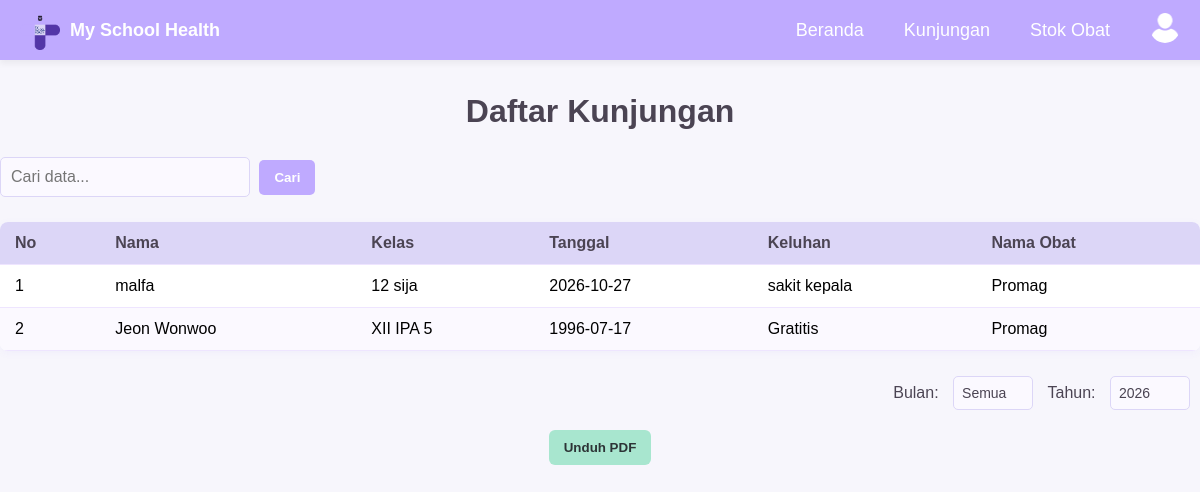
Page /daftarkunjungan.php (signed in) on the committed database.
### tables this page shows
CREATE TABLE `kunjungan` (
  `id_kunjungan` int(11) NOT NULL,
  `nama_siswa` varchar(255) NOT NULL,
  `kelas` varchar(255) NOT NULL,
  `tanggal` date NOT NULL,
  `keluhan` varchar(255) NOT NULL,
  `id_obat` int(11) DEFAULT NULL
);

CREATE TABLE `stok_obat` (
  `id_obat` int(11) NOT NULL,
  `nama_obat` varchar(255) NOT NULL,
  `stok_obat` int(11) NOT NULL,
  `deskripsi_obat` varchar(255) NOT NULL,
  `tanggal_kadaluwarsa` date NOT NULL
);

### fungsi.php (called while the page is built, shortened)
<?php
include "koneksi.php";
function getDataKunjungan() {
    global $koneksi;
    $query = "SELECT kunjungan.nama_siswa, kunjungan.kelas, kunjungan.tanggal, kunjungan.keluhan, stok_obat.nama_obat
              FROM kunjungan
              LEFT JOIN stok_obat ON kunjungan.id_obat = stok_obat.id_obat
              ORDER BY kunjungan.tanggal DESC";
    $result = mysqli_query($koneksi, $query);
    return $result;
}
?>

### daftarkunjungan.php (the view, shortened to what this page needs)
<?php
include "fungsi.php";
?>
<!DOCTYPE html>
<html lang="en">
<head>
    <link rel="stylesheet" href="style.css">
</head>
<body>
    <nav>
        <div class="logo-website">
            <img src="img/logo.png" alt="Logo">
            <span>My School Health</span>
        </div>
        <ul>
            <li><a href="index.php">Beranda</a></li>
            <li class="dropdown">
                <a href="#">Kunjungan</a>
            </li>
            <li class="dropdown">
                <a href="#">Stok Obat</a>
            </li>
            <li>
                <a href="profile.php" class="profile">
                    <img src="img/user.png" alt="user">
                </a>
            </li>
        </ul>
    </nav>
    <br></br>
    <br></br>
    <center><h1>Daftar Kunjungan</h1></center>
    <form method="post">
        <input type="text" name="keyword" placeholder="Cari data...">
        <button type="submit" name="cari">Cari</button>
    </form>
    <table>
        <thead>
            <tr>
                <th>No</th>
                <th>Nama</th>
                <th>Kelas</th>
                <th>Tanggal</th>
                <th>Keluhan</th>
                <th>Nama Obat</th>
            </tr>
        </thead>
        <tbody>
            <?php
            $result = getDataKunjungan();
            if (mysqli_num_rows($result) > 0) {
                $no = 1;
                while ($row = mysqli_fetch_assoc($result)) {
                    echo "<tr>";
                    echo "<td>" . $no . "</td>";
                    echo "<td>" . $row['nama_siswa'] . "</td>";
                    echo "<td>" . $row['kelas'] . "</td>";
                    echo "<td>" . $row['tanggal'] . "</td>";
                    echo "<td>" . $row['keluhan'] . "</td>";
                    echo "<td>" . (!empty($row['nama_obat']) ? $row['nama_obat'] : "Tidak Perlu Obat") . "</td>";
                    echo "</tr>";
                    $no++;
                }
            } else {
                echo "<tr><td colspan='6'>Tidak ada data kunjungan yang tersedia</td></tr>";
            }
            ?>
        </tbody>
    </table>
    <form action="export_kunjungan_pdf.php" method="post" class="download-form" style="text-align: right; margin-bottom: 20px;">
    <label for="bulan">Bulan:</label>
    <select name="bulan" id="bulan">
        <option value="all">Semua</option>
    </select>
    <label for="tahun">Tahun:</label>
    <input type="number" name="tahun" id="tahun" value="<?= date('Y') ?>" required>
    <button type="submit">Unduh PDF</button>
</form>
</body>
</html>

### style.css (style rules this page uses)
nav { display: flex; justify-content: space-between; align-items: center; background-color: #bfaaff; padding: 10px 20px; position: fixed; top: 0; width: 100%; z-index: 1; box-shadow: 0 4px 6px rgba(0, 0, 0, 0.05); flex-wrap: wrap; }
.logo-website { display: flex; align-items: center; }
.logo-website img { width: 40px; height: 40px; margin-right: 10px; }
.logo-website span { font-size: 18px; font-weight: bold; color: #ffffff; }
ul { list-style: none; margin: 0; padding: 0; display: flex; align-items: center; }
li { position: relative; margin-right: 20px; }
a { color: #ffffff; text-decoration: none; padding: 5px 10px; transition: background-color 0.3s, color 0.3s; font-size: 18px; }
.profile img { width: 30px; height: 30px; border-radius: 50%; margin-right: 10px; }
body { font-family: 'Lucida Sans', 'Lucida Sans Regular', 'Lucida Grande', 'Lucida Sans Unicode', Geneva, Verdana, sans-serif, sans-serif; margin: 0; padding: 0; background-color: #f7f6fc; }
h1 { text-align: center; color: #4b4453; }
label { width: 30%; margin-right: 10px; color: #4b4453; font-weight: 500; }
.form-input, select { padding: 10px; border: 1px solid #dcd6f7; border-radius: 5px; width: 100%; box-sizing: border-box; }
input[type="text"], input[type="date"], input[type="number"], select, textarea { width: 100%; padding: 10px; margin: 5px 0; display: inline-block; border: 1px solid #dcd6f7; border-radius: 6px; box-sizing: border-box; font-size: 16px; background-color: #fbf9ff; }
select { appearance: none; -webkit-appearance: none; -moz-appearance: none; background-color: #fbf9ff; padding: 10px; }
input[type="submit"], button[type="submit"] { background-color: #a8e6cf; color: #2d3436; border: none; padding: 10px 15px; border-radius: 6px; cursor: pointer; transition: background-color 0.3s; font-weight: 600; }
table { width: 100%; border-collapse: collapse; margin: 20px 0; background-color: white; border-radius: 8px; overflow: hidden; box-shadow: 0 2px 8px rgba(108, 92, 231, 0.05); }
thead { background-color: #dcd6f7; color: #4b4453; }
th, td { padding: 12px 15px; text-align: left; border-bottom: 1px solid #eee5ff; }
tbody tr:nth-child(even) { background-color: #fbf9ff; }
button { padding: 8px 12px; background-color: #a8e6cf; border: none; border-radius: 4px; cursor: pointer; color: #2d3436; font-weight: 500; transition: background-color 0.3s; }
input[name="keyword"] { padding: 10px; border: 1px solid #dcd6f7; border-radius: 5px; background-color: #fbf9ff; width: 250px; margin-right: 5px; }
button[name="cari"] { padding: 10px 15px; border: none; border-radius: 5px; background-color: #bfaaff; color: white; cursor: pointer; }

### daftarkunjungan.php (style rules this page uses)
.download-form { text-align: right; margin-bottom: 20px; color: #4b4453; }
.download-form label { margin-right: 10px; color: #4b4453; font-weight: 500; }
.download-form select, .download-form input[type="number"] { width: 80px; padding: 8px; margin-right: 10px; background-color: #fbf9ff; border: 1px solid #dcd6f7; border-radius: 5px; color: #4b4453; font-size: 14px; box-sizing: border-box; }
.download-form button { display: block; margin: 15px auto 0; padding: 10px 15px; background-color: #a8e6cf; color: #2d3436; border: none; border-radius: 6px; cursor: pointer; font-weight: 600; transition: background-color 0.3s ease; }

### rows in the picture
kunjungan: nama_siswa "malfa", kelas "12 sija", tanggal "2026-10-27", keluhan "sakit kepala", id_obat.nama_obat "Promag"
kunjungan: nama_siswa "Jeon Wonwoo", kelas "XII IPA 5", tanggal "1996-07-17", keluhan "Gratitis", id_obat.nama_obat "Promag"
